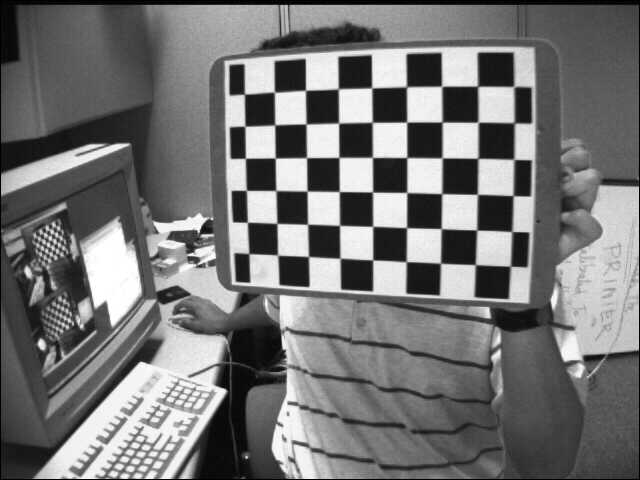
#> input picture #07 - 3D Vision-20211130/#Lab5and6Images/left01.jpg, 640 x 480 px, found by its file name
$ python Stereo_exe_3.py
#> lines starting #> are read from the running program, lines starting #| are printed output that depends on the picture
#!/usr/bin/python3

import numpy as np
import cv2
import glob

with np.load('stereoParams.npz') as data:
#> (reads #06 - StereoVision-20211123/stereoParams.npz from the repository)
    intrinsics1 = data['intrinsics1']
    intrinsics2 = data['intrinsics2']
    distortion1 = data['distortion1']
    distortion2 = data['distortion2']
    R = data['R']
    T = data['T']
    E = data['E']
    F = data['F']

print ( " Intrinsics 1 : " )
print (intrinsics1)
print ( " Intrinsics 2 : " )
print (intrinsics2)
print ( " Distortion 1: " )
print ( distortion1)
print ( " Distortion 2: " )
print ( distortion2)
print ('R: ' + str(R))
print ('T: ' + str(T))
print ('E: ' + str(E))
print ('F: ' + str(F))

# image_left = cv2.imread('#Lab5and6Images/StereoL0.bmp')
image_left = cv2.imread('#Lab5and6Images/left01.jpg')
#> image_left is the input picture: shape (480, 640, 3); min 0, max 255, mean 116.6
# image_right = cv2.imread('#Lab5and6Images/StereoR0.bmp')
image_right = cv2.imread('#Lab5and6Images/right01.jpg')
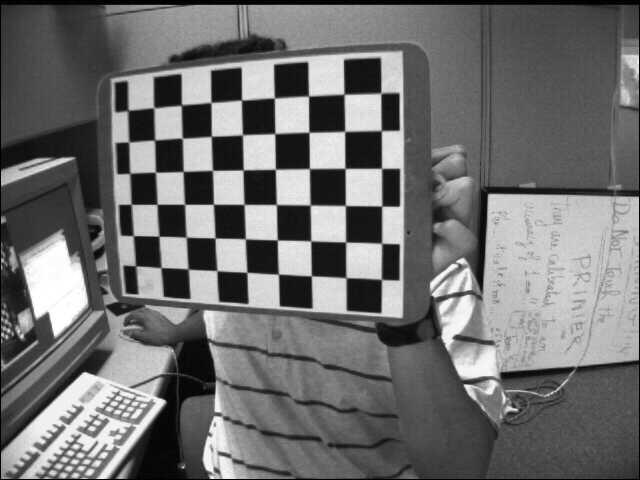
#> input picture #07 - 3D Vision-20211130/#Lab5and6Images/right01.jpg, 640 x 480 px, found by its file name
#> image_right is the input picture: shape (480, 640, 3); min 0, max 255, mean 111.4

und_left = cv2.undistort(image_left, intrinsics1, distortion1)
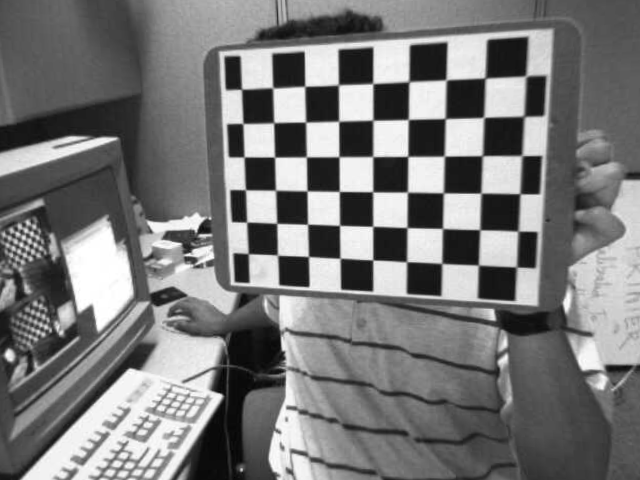
#> und_left: shape (480, 640, 3); min 2, max 255, mean 120.7
und_right = cv2.undistort(image_right, intrinsics2, distortion2)
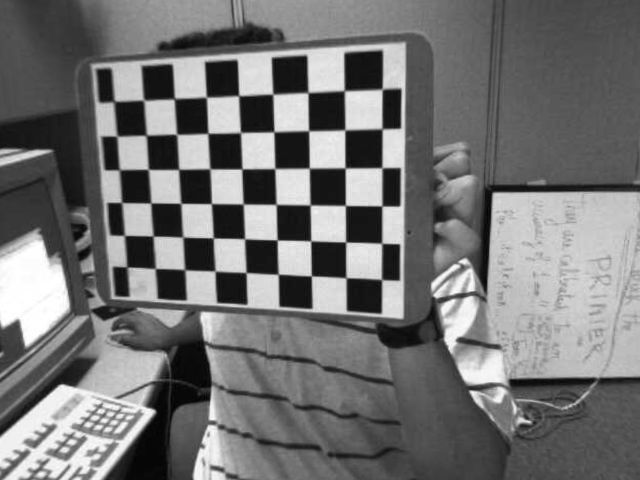
#> und_right: shape (480, 640, 3); min 2, max 255, mean 115.7

concat_left = np.concatenate((image_left, und_left), axis = 1)
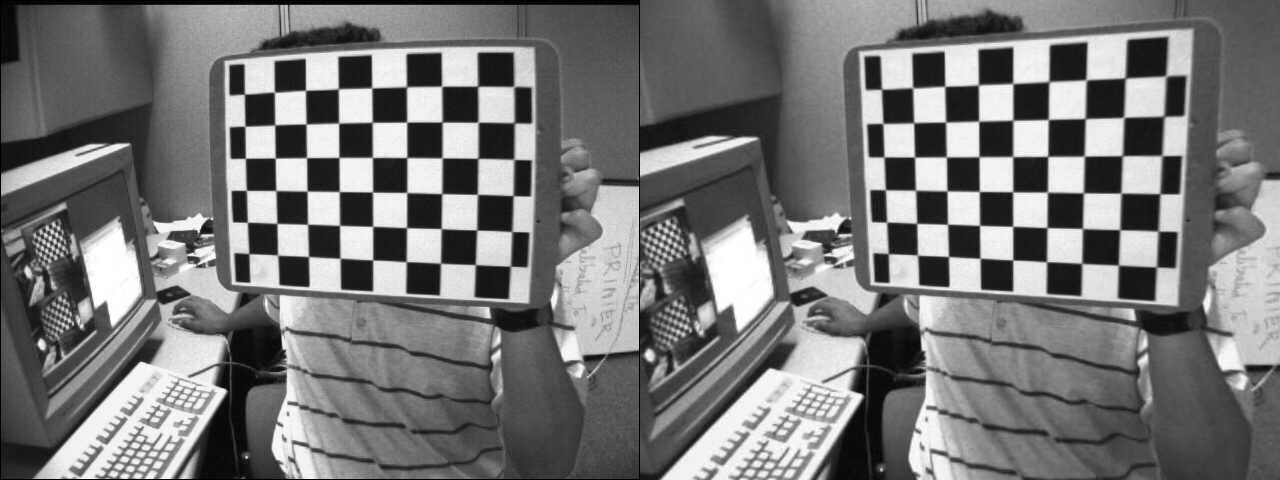
#> concat_left: shape (480, 1280, 3); min 0, max 255, mean 118.6
concat_right = np.concatenate((image_right, und_right), axis = 1)
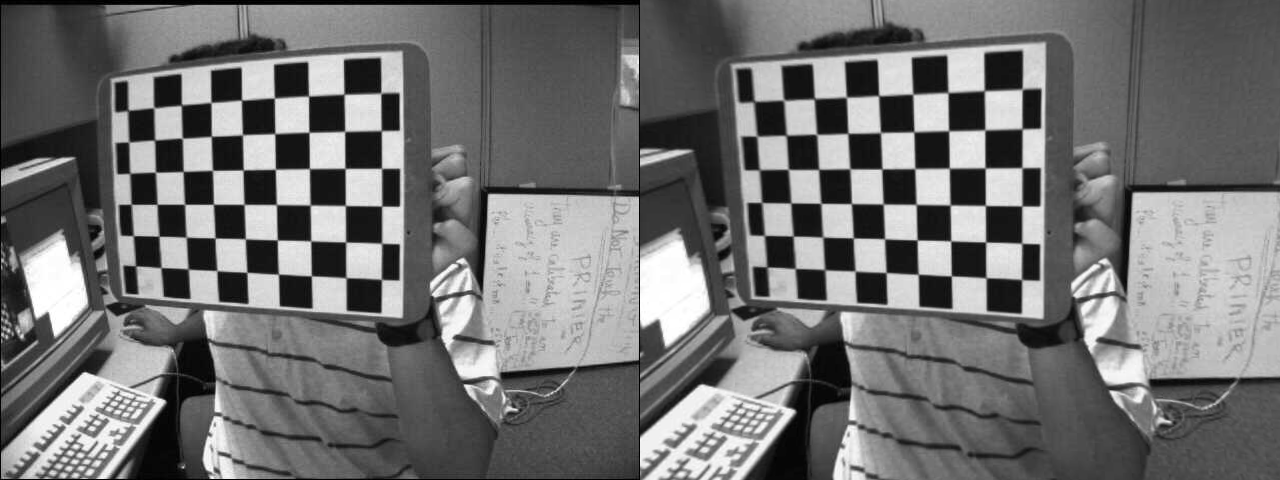
#> concat_right: shape (480, 1280, 3); min 0, max 255, mean 113.6
cv2.imshow('left', concat_left)
cv2.imshow('right', concat_right)
cv2.waitKey(-1)
cv2.destroyAllWindows()
